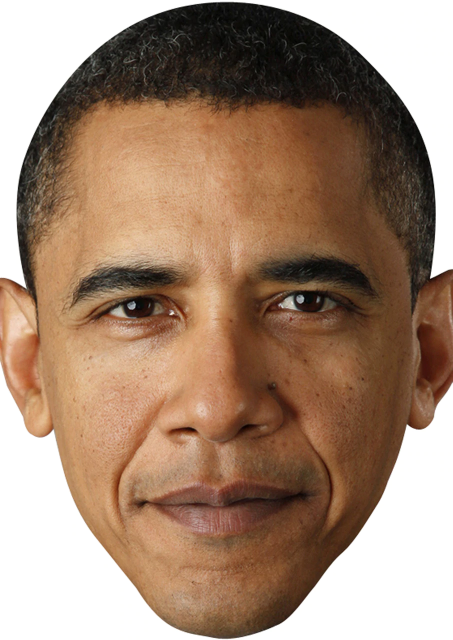
#> input picture obama.png, 905 x 1280 px (shown at 1/2 size)
$ python Map2Hexagon.py
#> lines starting #> are read from the running program, lines starting #| are printed output that depends on the picture
from PIL import Image, ImageDraw
import math
while True:
    try:
        fileName = input('What is the name of the picture verbatim? Include file type at end (I.E picture.png)\n>> ')
#> the answer given: obama.png
        im = Image.open(fileName)
#> im is the input picture: PIL image 905x1280 RGB; mean R, G, B 163.4, 135.8, 115.3
        break
    except:
        print("What? Try again...")

im=im.convert('RGB')
im=im.rotate(180)
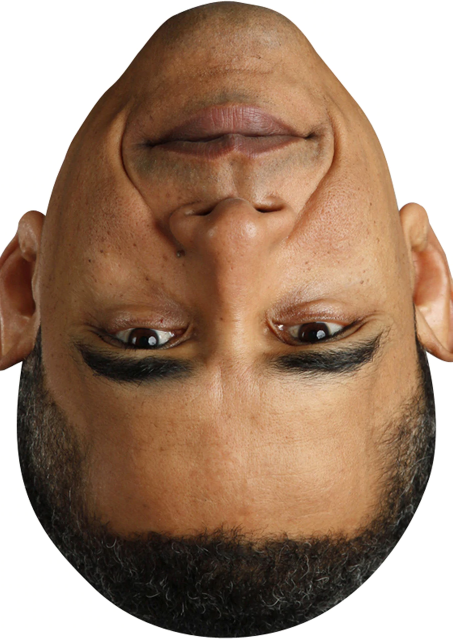
#> im: PIL image 905x1280 RGB (shown at 1/2 size); mean R, G, B 163.4, 135.8, 115.3
im=im.transpose(Image.FLIP_LEFT_RIGHT)
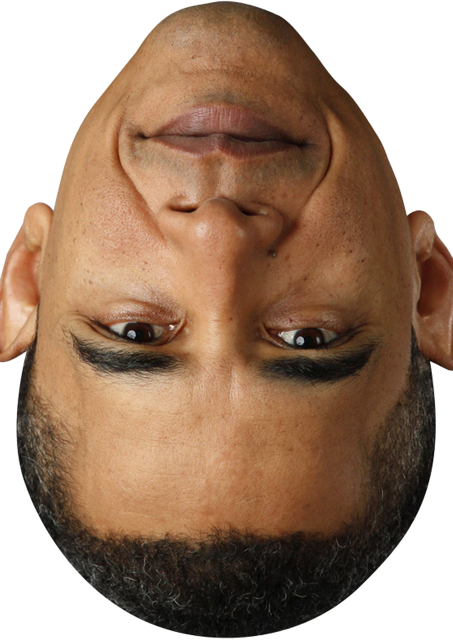
#> im: PIL image 905x1280 RGB (shown at 1/2 size); mean R, G, B 163.4, 135.8, 115.3
draw = ImageDraw.Draw(im)
pixdata = im.load()
x,y=im.size
#> x = 905; y = 1280
autoFill=0

while True:
    try:
#> (the run stopped early here; a loop or call above may not have finished)
